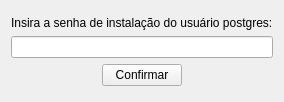
<?xml version="1.0" encoding="UTF-8"?>
<ui version="4.0">
 <class>Senha</class>
 <widget class="QWidget" name="Senha">
  <property name="geometry">
   <rect>
    <x>0</x>
    <y>0</y>
    <width>256</width>
    <height>102</height>
   </rect>
  </property>
  <property name="windowTitle">
   <string>Bem vindo!</string>
  </property>
  <property name="windowIcon">
   <iconset>
    <normaloff>../../../../../Downloads/favicon.ico</normaloff>../../../../../Downloads/favicon.ico</iconset>
  </property>
  <layout class="QGridLayout" name="gridLayout_3">
   <item row="2" column="0">
    <spacer name="verticalSpacer_2">
     <property name="orientation">
      <enum>Qt::Vertical</enum>
     </property>
     <property name="sizeHint" stdset="0">
      <size>
       <width>20</width>
       <height>40</height>
      </size>
     </property>
    </spacer>
   </item>
   <item row="1" column="0">
    <layout class="QGridLayout" name="gridLayout">
     <property name="sizeConstraint">
      <enum>QLayout::SetDefaultConstraint</enum>
     </property>
     <item row="4" column="0">
      <widget class="QLineEdit" name="lineEdit">
       <property name="minimumSize">
        <size>
         <width>0</width>
         <height>0</height>
        </size>
       </property>
       <property name="text">
        <string/>
       </property>
       <property name="echoMode">
        <enum>QLineEdit::Password</enum>
       </property>
      </widget>
     </item>
     <item row="1" column="0">
      <widget class="QLabel" name="label">
       <property name="text">
        <string>Insira a senha de instalação do usuário postgres:</string>
       </property>
      </widget>
     </item>
     <item row="6" column="0">
      <layout class="QGridLayout" name="gridLayout_2">
       <item row="0" column="1">
        <widget class="QPushButton" name="pushButton">
         <property name="text">
          <string>Confirmar</string>
         </property>
        </widget>
       </item>
       <item row="0" column="0">
        <spacer name="horizontalSpacer">
         <property name="orientation">
          <enum>Qt::Horizontal</enum>
         </property>
         <property name="sizeHint" stdset="0">
          <size>
           <width>40</width>
           <height>20</height>
          </size>
         </property>
        </spacer>
       </item>
       <item row="0" column="2">
        <spacer name="horizontalSpacer_2">
         <property name="orientation">
          <enum>Qt::Horizontal</enum>
         </property>
         <property name="sizeHint" stdset="0">
          <size>
           <width>40</width>
           <height>20</height>
          </size>
         </property>
        </spacer>
       </item>
      </layout>
     </item>
    </layout>
   </item>
   <item row="0" column="0">
    <spacer name="verticalSpacer">
     <property name="orientation">
      <enum>Qt::Vertical</enum>
     </property>
     <property name="sizeHint" stdset="0">
      <size>
       <width>20</width>
       <height>40</height>
      </size>
     </property>
    </spacer>
   </item>
  </layout>
 </widget>
 <resources/>
 <connections>
  <connection>
   <sender>lineEdit</sender>
   <signal>returnPressed()</signal>
   <receiver>pushButton</receiver>
   <slot>click()</slot>
   <hints>
    <hint type="sourcelabel">
     <x>119</x>
     <y>68</y>
    </hint>
    <hint type="destinationlabel">
     <x>246</x>
     <y>68</y>
    </hint>
   </hints>
  </connection>
 </connections>
</ui>
